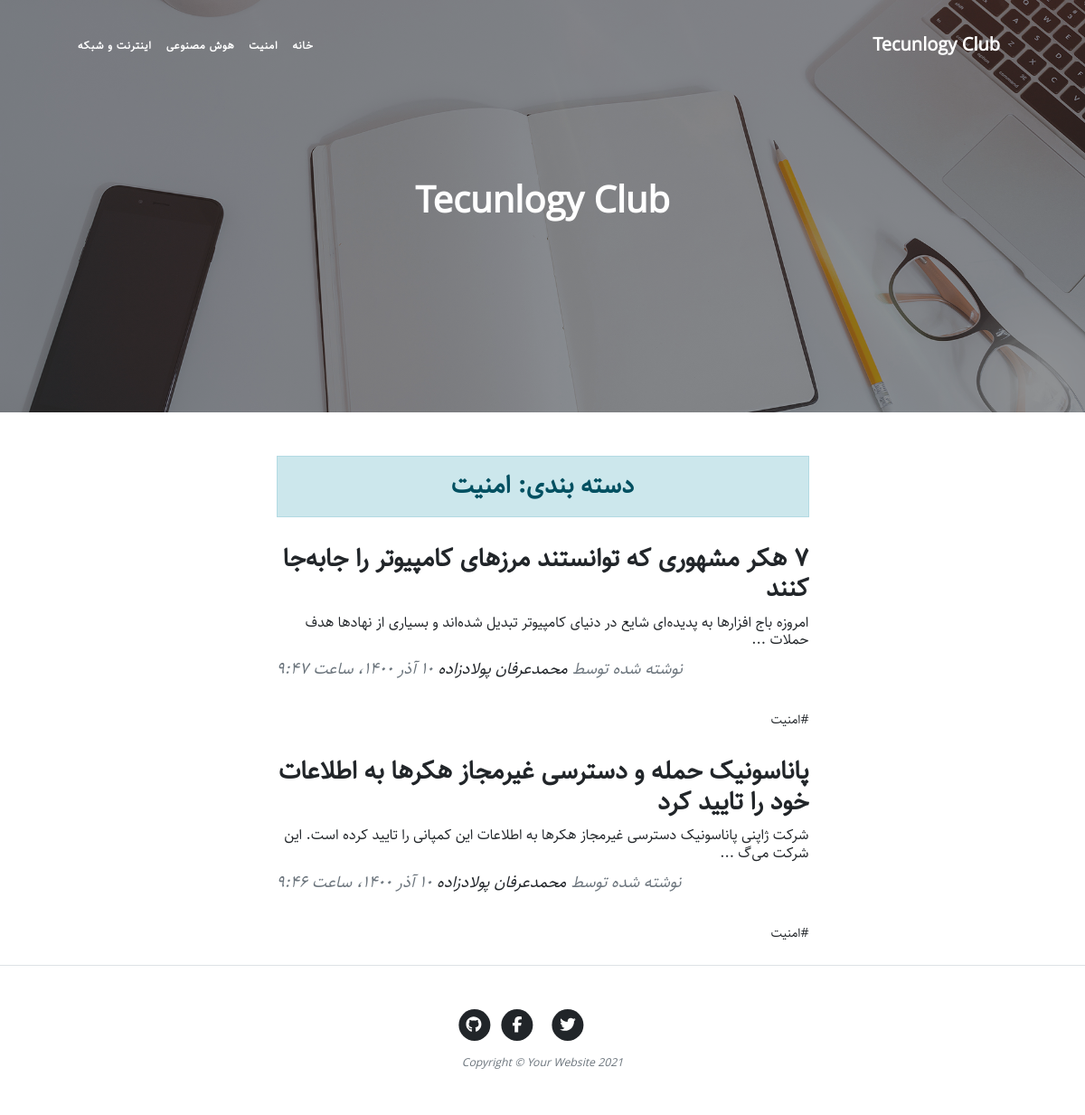
The app's page /category/mnt with its own data.
### blog/models.py (models this page shows, shortened)
class Category(models.Model):
    title = models.CharField(max_length=200, verbose_name="عنوان")
    slug = models.SlugField(max_length=200, unique=True, verbose_name="ادرس")
    status = models.BooleanField(
        default=True, verbose_name="ایا نمایش داده شود؟")
    position = models.IntegerField(default=0, verbose_name="پوزیشن")
    class Meta:
        verbose_name = "دسته بندی"
        verbose_name_plural = "دسته بندی ها"
        ordering = ['position']

class Article(models.Model):
    STATUS_CHOICES = (
        ('d', 'پیش نویس'),
        ('p', 'منتشر شده'),
    )
    title = models.CharField(max_length=200, verbose_name="عنوان")
    slug = models.SlugField(max_length=200, unique=True, verbose_name="ادرس")
    category = models.ManyToManyField(
        Category, verbose_name="دسته بندی", related_name="articles")
    description = models.TextField(verbose_name="توضیحات")
    thumbnail = models.ImageField(upload_to='images', verbose_name="تصویر")
    publish = models.DateTimeField(
        default=timezone.now, verbose_name="زمان انتشار")
    created = models.DateTimeField(auto_now_add=True)
    updated = models.DateTimeField(auto_now=True)
    status = models.CharField(
        max_length=1, choices=STATUS_CHOICES, verbose_name="وضعیت")
    class Meta:
        verbose_name = "مقاله"
        verbose_name_plural = "مقالات"
        ordering = ['-publish']
    def jpublish(self):
        return jalali_converter(self.publish)
    jpublish.short_description = "زمان انتشار"
    def category_to_str(self):
        return "، ".join([category.title for category in self.category.all()])
    category_to_str.short_description = "دسته‌بندی"
    objects = ArticleManager()

### blog/views.py (the view)
# urls.py: path('category/<slug:slug>', category, name="category"),
def category(request, slug, page=1):
    category = get_object_or_404(Category, slug=slug, status=True)
    articles_list = category.articles.published()
    paginator = Paginator(articles_list, 3)
    articles = paginator.get_page(page)
    context = {
        "category": category,
        "articles": articles
    }
    return render(request, 'blog/category.html', context)

### blog/models.py (called while the page is built)
    def published(self):
        return self.filter(status='p')

### blog/templatetags/base_tags.py (called while the page is built)
@register.simple_tag
def title():
    return "Tecunlogy Club"

@register.inclusion_tag("blog/partials/category_navbar.html")
def category_navbar():
    return {
        "category": Category.objects.filter(status=True)
    }

### extensions/jalali.py (called while the page is built)
    def persian_tuple(self):
        return self.persian_year, self.persian_month, self.persian_day

### extensions/utils.py (called while the page is built)
def persian_numbers_converter(mystr):
    numbers = {
        "0": "۰",
        "1": "۱",
        "2": "۲",
        "3": "۳",
        "4": "۴",
        "5": "۵",
        "6": "۶",
        "7": "۷",
        "8": "۸",
        "9": "۹",
    }
    for e, p in numbers.items():
        mystr = mystr.replace(e, p)
    return mystr

def jalali_converter(time):
    jmonths = ["فروردین", "اردیبهشت", "خرداد", "تیر", "مرداد",
               "شهریور", "مهر", "آبان", "آذر", "دی", "بهمن", "اسفند", ]
    time = timezone.localtime(time)
    time_to_str = "{},{},{}".format(time.year, time.month, time.day)
    time_to_tuple = jalali.Gregorian(time_to_str).persian_tuple()
    time_to_list = list(time_to_tuple)
    for index, month in enumerate(jmonths):
        if time_to_list[1] == index + 1:
            time_to_list[1] = month
            break
    output = "{} {} {}، ساعت {}:{}".format(
        time_to_list[2],
        time_to_list[1],
        time_to_list[0],
        time.hour,
        time.minute,
    )
    return persian_numbers_converter(output)

### blog/templates/blog/category.html (shortened to what this page needs)
{% extends "blog/base.html" %} {% load static %} {% block main %}
<header
  class="masthead"
  style="background-image: url('{% static 'blog/assets/img/home-bg.jpg' %}')"
>
  <div class="container position-relative px-4 px-lg-5">
    <div class="row gx-4 gx-lg-5 justify-content-center">
      <div class="col-md-10 col-lg-8 col-xl-7">
        <div class="site-heading">
          <h1>Tecunlogy Club</h1>
        </div>
      </div>
    </div>
  </div>
</header>
<div class="container px-4 px-lg-5">
  <div class="row gx-4 gx-lg-5 justify-content-center">
    <div class="col-md-10 col-lg-8 col-xl-7">
      <h3 class="alert alert-primary text-center">دسته بندی: {{ category.title }}</h3>
      {% for article in articles %}
      <div class="post-preview">
        <a href="{% url 'blog:detail' article.slug %}">
          <h2 class="post-title">{{article.title}}</h2>
          <h3 class="post-subtitle">
            {{article.description|truncatechars:100}}
          </h3>
        </a>
        <p class="post-meta">
          نوشته شده توسط
          <a href="#!">محمدعرفان پولادزاده</a>
          {{article.jpublish}}
        </p>
        <div>
          {% for cat in article.category.all %}
          <a href="#">#{{cat.title}}</a>
          {% endfor %}
        </div>
      </div>
      {% endfor %}
    </div>
  </div>
</div>
{% endblock %}

### blog/templates/blog/partials/category_navbar.html
<div class="collapse navbar-collapse nav" id="navbarResponsive">
  <ul class="navbar-nav ml-auto">
    <li class="nav-item">
      <a class="nav-link" href="/">خانه</a>
    </li>
    {% for cat in category %}
    <li class="nav-item">
      <a class="nav-link" href="{% url 'blog:category' cat.slug %}">{{cat.title}}</a>
    </li>
    {% endfor %}
  </ul>
</div>

### blog/static/blog/css/rtl.css (style rules this page uses)
body { direction: rtl; text-align: right; font-family: "Sahel"; font-size: 14px; }
h1, h2, h3, h4, h5, h6, a { font-family: Sahel; }
.navbar-nav { margin-left: initial !important; margin-right: auto; }
.post-meta { text-align: left; }
header.masthead .site-heading h1 { font-size: 40px; }
.post-title { font-size: 28px !important; }
.post-subtitle { font-size: 16px; }
.nav ul { padding-right: 0; }
.nav ul li { border-bottom: none; height: 86px; line-height: 86px; font-size: 14px; display: inline-block; float: left; margin: 0 auto; }
.nav ul li a { text-decoration: none; color: #000000; display: block; transition: 0.3s background-color; padding: 0 24px; }
.nav a { border-bottom: none; }

### records on screen
Category: title "امنیت"
Category: title "هوش مصنوعی"
Category: title "اینترنت و شبکه"
Article: title "۷ هکر مشهوری که توانستند مرزهای کامپیوتر را جابه‌جا کنند", description "امروزه باج افزارها به پدیده‌ای شایع در دنیای کامپیوتر تبدیل شده‌اند و بسیاری از نهادها هدف حملات ...", jpublish "۱۰ آذر ۱۴۰۰، ساعت ۹:۴۷"
Article: title "پاناسونیک حمله و دسترسی غیرمجاز هکرها به اطلاعات خود را تایید کرد", description "شرکت ژاپنی پاناسونیک دسترسی غیرمجاز هکرها به اطلاعات این کمپانی را تایید کرده است. این شرکت می‌گ ...", jpublish "۱۰ آذر ۱۴۰۰، ساعت ۹:۴۶"
